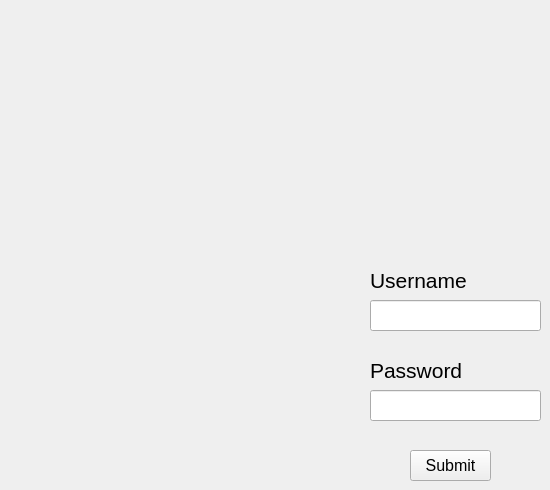
    <widget class="QWidget" name="login_page">
     <widget class="QLineEdit" name="username_login_input_box">
      <property name="geometry">
       <rect>
        <x>370</x>
        <y>300</y>
        <width>171</width>
        <height>31</height>
       </rect>
      </property>
     </widget>
     <widget class="QLineEdit" name="password_login_input_box">
      <property name="geometry">
       <rect>
        <x>370</x>
        <y>390</y>
        <width>171</width>
        <height>31</height>
       </rect>
      </property>
     </widget>
     <widget class="QLabel" name="username_login_label">
      <property name="geometry">
       <rect>
        <x>370</x>
        <y>270</y>
        <width>101</width>
        <height>21</height>
       </rect>
      </property>
      <property name="font">
       <font>
        <pointsize>16</pointsize>
       </font>
      </property>
      <property name="text">
       <string>Username</string>
      </property>
     </widget>
     <widget class="QLabel" name="password_login_label">
      <property name="geometry">
       <rect>
        <x>370</x>
        <y>360</y>
        <width>101</width>
        <height>21</height>
       </rect>
      </property>
      <property name="font">
       <font>
        <pointsize>16</pointsize>
       </font>
      </property>
      <property name="text">
       <string>Password</string>
      </property>
     </widget>
     <widget class="QPushButton" name="login_page_submit_button">
      <property name="geometry">
       <rect>
        <x>410</x>
        <y>450</y>
        <width>81</width>
        <height>31</height>
       </rect>
      </property>
      <property name="font">
       <font>
        <pointsize>12</pointsize>
       </font>
      </property>
      <property name="text">
       <string>Submit</string>
      </property>
     </widget>
    </widget>
